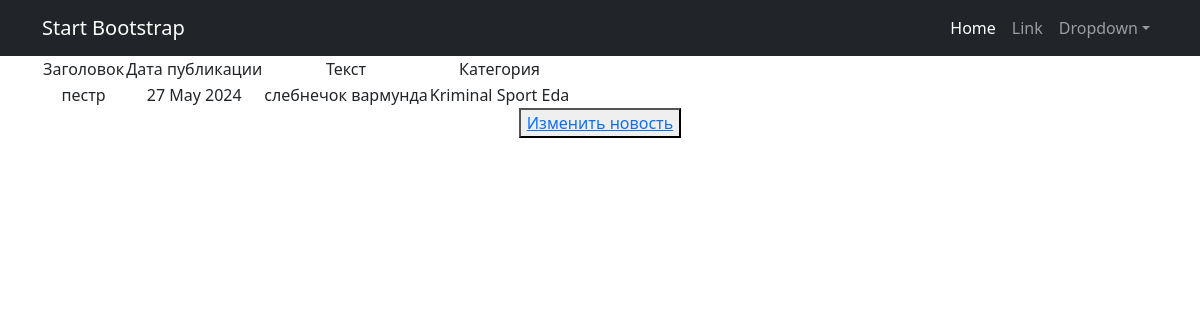
Page /posts/post/12 on the committed database.
### news/models.py (models this page shows, shortened)
class Post(models.Model):
    title = models.CharField(max_length=255)
    text = models.TextField()
    some_datetime = models.DateTimeField(auto_now_add=True)   #автоматическая дата
    rating = models.IntegerField(default=0)
    post_type = models.CharField(max_length=2, choices=POST_TYPES)  # поле с выбором статья или новость
    author = models.ForeignKey(Author, on_delete=models.CASCADE)  # связь 1 ко многим с моделью автор
    category = models.ManyToManyField(Category, through='PostCategory')  # связь многие ко многим с моделью категория ( с доп.моделью посткатегорией)

class Category(models.Model):
    name = models.CharField(max_length=255, unique=True)  # название категории
    subscribers = models.ManyToManyField(User, related_name='Подписчики')
    class Meta:
        verbose_name = 'Категория'
        verbose_name_plural = 'Категории'

### news/views.py (the view)
# urls.py: path('post/<int:pk>', PostDetail.as_view(), name='post_detail'),
class PostDetail(DetailView):
    model = Post
    template_name = 'post.html'
    context_object_name = 'post'

### news/templatetags/custom_filters.py (called while the page is built)
@register.filter()
def censor(value):
    if not isinstance(value, str):
        raise TypeError()
    for word in value.split():
        if word.lower() in cenc:
            value = value.replace(word, f"{word[0]}{'*' * (len(word) - 2)}{word[-1]}")
    return value

### templates/post.html (shortened to what this page needs)
{% extends 'flatpages/default.html' %}
{% load custom_filters %}
{% block content %}
<table>
    <tr>
        <td>Заголовок</td>
        <td>Дата публикации</td>
        <td>Текст</td>
        <td>Категория</td>
    </tr>
    <tr>
        <td>{{ post.title|censor }}</td>
        <td>{{ post.some_datetime|date:'d M Y' }}</td>
        <td>{{ post.text|censor}}</td>
        <td>
            {% for cat in post.category.all %}
                {{ cat.name }}
            {% endfor %}
        </td>
    </tr>
</table>
{% if posts is NE %}
    <div><button> <a href="{% url 'news_edit' post.id %}"> Изменить новость</a></button></div>
{% else %}
    <div><button> <a href="{% url 'articles_edit' post.id %}"> Изменить статью</a> </button></div>
{% endif %}
{% endblock %}

### rows in the picture
Post: title|censor "пестр", some_datetime "27 May 2024", text|censor "слебнечок вармунда"
Category: name "Kriminal"
Category: name "Sport"
Category: name "Eda"
